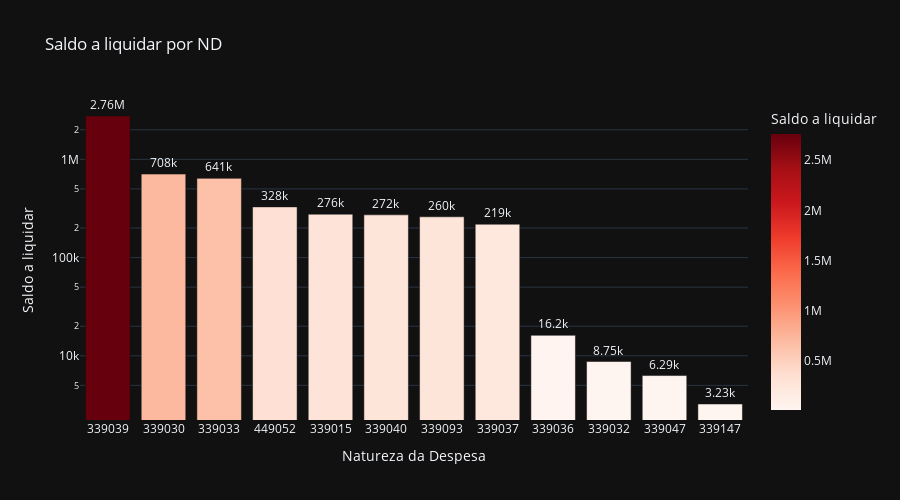

Notebook source saved alongside this figure:
### Code cell
# Saldo a liquidar por ND
cols = ['ND', 'A_LIQUIDAR']

df_aux = df.loc[:, cols].groupby('ND').sum().sort_values(by= 'A_LIQUIDAR', ascending=False).reset_index()
df_aux = df_aux[df_aux['A_LIQUIDAR'] > 0]
fig = px.bar(df_aux, 
             x='ND', 
             y='A_LIQUIDAR',
             title='Saldo a liquidar por ND',
             labels={'ND':'Natureza da Despesa', 'A_LIQUIDAR':'Saldo a liquidar'},
             text_auto='.3s',
             height=500,
             log_y=True,
             color='A_LIQUIDAR',
             color_continuous_scale = 'reds',
             template='plotly_dark')
fig.update_traces(textposition = 'outside', cliponaxis = False, hovertemplate=None)
fig.update_layout(hovermode="x unified")

fig.show()

### Figure 1 — Plotly figure (JSON) as saved in the notebook; plotly's stock layout.template omitted (floating-point values rounded to 4 significant figures)
{"data": [{"alignmentgroup": "True", "cliponaxis": false, "legendgroup": "", "marker": {"color": [2763000.0, 708100.0, 640500.0, 328200.0, 276400.0, 272300.0, 260100.0, 218500.0, 16160.0, 8746.0, 6295.0, 3231.0], "coloraxis": "coloraxis", "pattern": {"shape": ""}}, "name": "", "offsetgroup": "", "orientation": "v", "showlegend": false, "textposition": "outside", "texttemplate": "%{y:.3s}", "type": "bar", "x": ["339039", "339030", "339033", "449052", "339015", "339040", "339093", "339037", "339036", "339032", "339047", "339147"], "xaxis": "x", "y": [2763000.0, 708100.0, 640500.0, 328200.0, 276400.0, 272300.0, 260100.0, 218500.0, 16160.0, 8746.0, 6295.0, 3231.0], "yaxis": "y"}], "layout": {"barmode": "relative", "coloraxis": {"colorbar": {"title": {"text": "Saldo a liquidar"}}, "colorscale": [[0, "rgb(255,245,240)"], [0.125, "rgb(254,224,210)"], [0.25, "rgb(252,187,161)"], [0.375, "rgb(252,146,114)"], [0.5, "rgb(251,106,74)"], [0.625, "rgb(239,59,44)"], [0.75, "rgb(203,24,29)"], [0.875, "rgb(165,15,21)"], [1, "rgb(103,0,13)"]]}, "height": 500, "hovermode": "x unified", "legend": {"tracegroupgap": 0}, "title": {"text": "Saldo a liquidar por ND"}, "xaxis": {"anchor": "y", "domain": [0, 1], "title": {"text": "Natureza da Despesa"}}, "yaxis": {"anchor": "x", "domain": [0, 1], "title": {"text": "Saldo a liquidar"}, "type": "log"}}}
